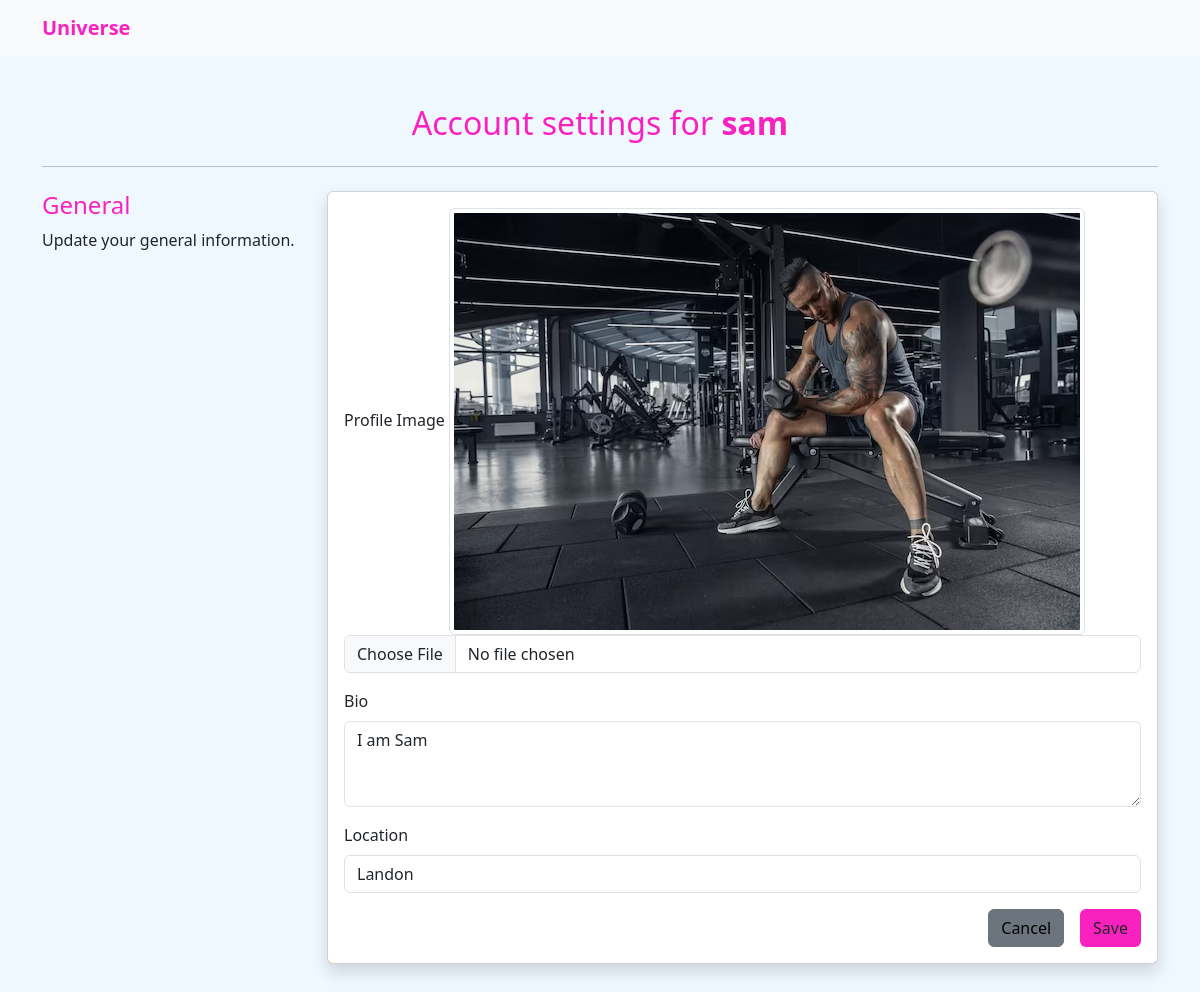
Page /settings/ (signed in) on the committed database.
### core/models.py (models this page shows, shortened)
class Profile(models.Model):
    user = models.ForeignKey(User, on_delete= models.CASCADE)
    id_user = models.IntegerField()
    bio = models.TextField(blank=True)
    profileimg = models.ImageField(upload_to='profile_images', default='blank-user-profile.svg') # here the the images will upload (user logo) in the media folder
    location = models.CharField(max_length=100, blank=True)

### core/views.py (the view, shortened to what this page needs)
# urls.py: path('settings/', views.settings, name='settings'),
@login_required(login_url='signin')
def settings(request):
    user_profile = Profile.objects.get(user=request.user)
    return render(request, 'setting.html', {'user_profile': user_profile})

### templates/setting.html (shortened to what this page needs)
{% load static %}
<!DOCTYPE html>
<html lang="en">
<head>
    {% load bootstrap5 %}
    {% bootstrap_css %}
    <link rel="stylesheet" href="https://cdn.jsdelivr.net/npm/bootstrap@5.3.0/dist/css/bootstrap.min.css">
</head>
<body style="background-color: aliceblue;">
    <nav class="navbar navbar-expand-lg navbar-light bg-light">
        <div class="container">
            <a class="navbar-brand" href="/signin"><strong><b style="color: rgb(249, 33, 191);">Universe</b></strong></a>
        </div>
    </nav>
    <div class="container my-5">
        <h1 class="h2 mb-4 text-center" style="color: rgb(249, 33, 191);">Account settings for <b>{{ user.username }}</b></h1>
        <hr>
        <div class="row mt-4">
            <div class="col-md-3">
                <h3 class="h4" style="color: rgb(249, 33, 191);">General</h3>
                <p>Update your general information.</p>
            </div>
            <div class="col-md-9">
                <div class="card shadow">
                    <div class="card-body">
                        <form action="" method="POST" enctype="multipart/form-data">
                            <div class="mb-3">
                                <label for="profileImage" class="form-label">Profile Image</label>
                                <img src="{{ user_profile.profileimg.url }}" alt="Profile Image" class="img-thumbnail">
                                <input type="file" name="image" class="form-control" id="profileImage">
                            </div>
                            <div class="mb-3">
                                <label for="bio" class="form-label">Bio</label>
                                <textarea id="bio" name="bio" rows="3" class="form-control">{{ user_profile.bio }}</textarea>
                            </div>
                            <div class="mb-3">
                                <label for="location" class="form-label">Location</label>
                                <input type="text" name="location" value="{{ user_profile.location }}" class="form-control" id="location">
                            </div>
                            <div class="d-grid gap-2 d-md-flex justify-content-md-end">
                                <button class="btn btn-secondary me-md-2"><a href="/" style="text-decoration: none; color: black;">Cancel</a></button>
                                <button type="submit" class="btn" style="background-color: rgb(249, 33, 191);">Save</button>
                            </div>
                        </form>
                    </div>
                </div>
            </div>
        </div>
    </div>
</body>
</html>

### rows in the picture
Profile: profileimg (picture), bio "I am Sam", location "Landon"

### other values in the picture
{{ user.username }} "sam"
